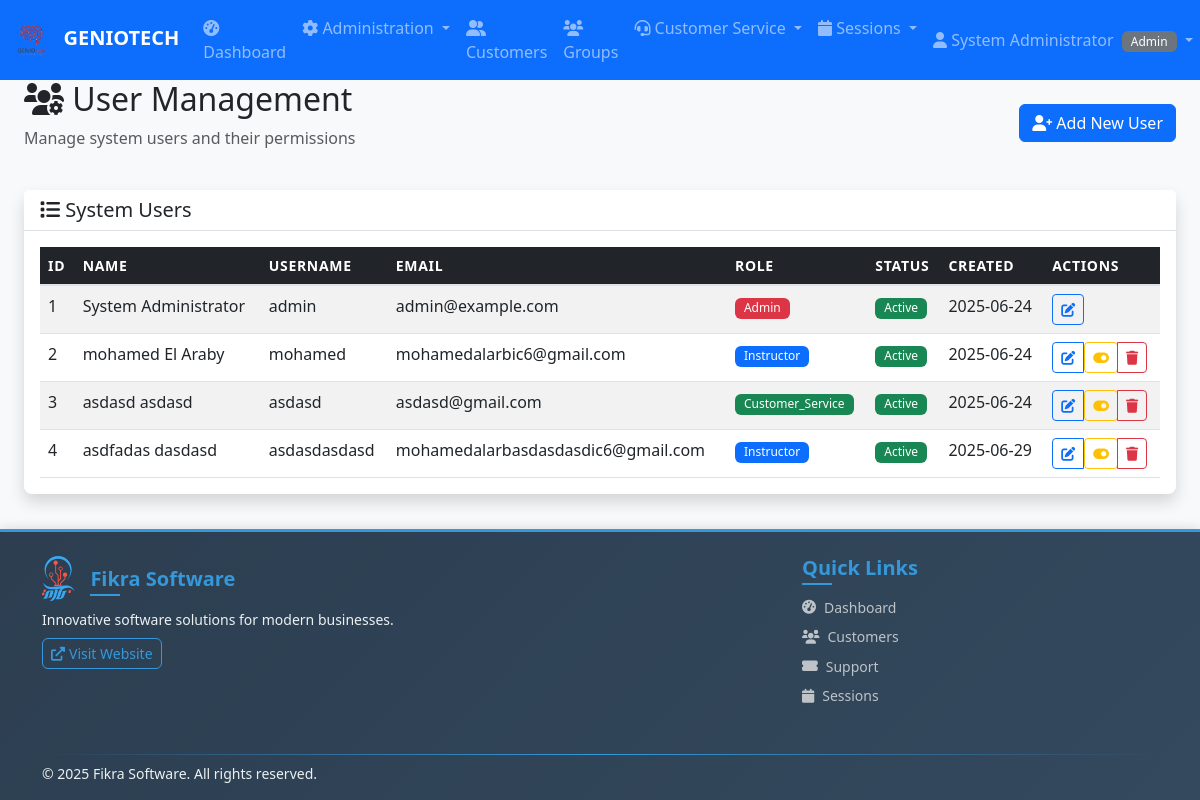
Before: /admin/users (signed in) with the older database file.
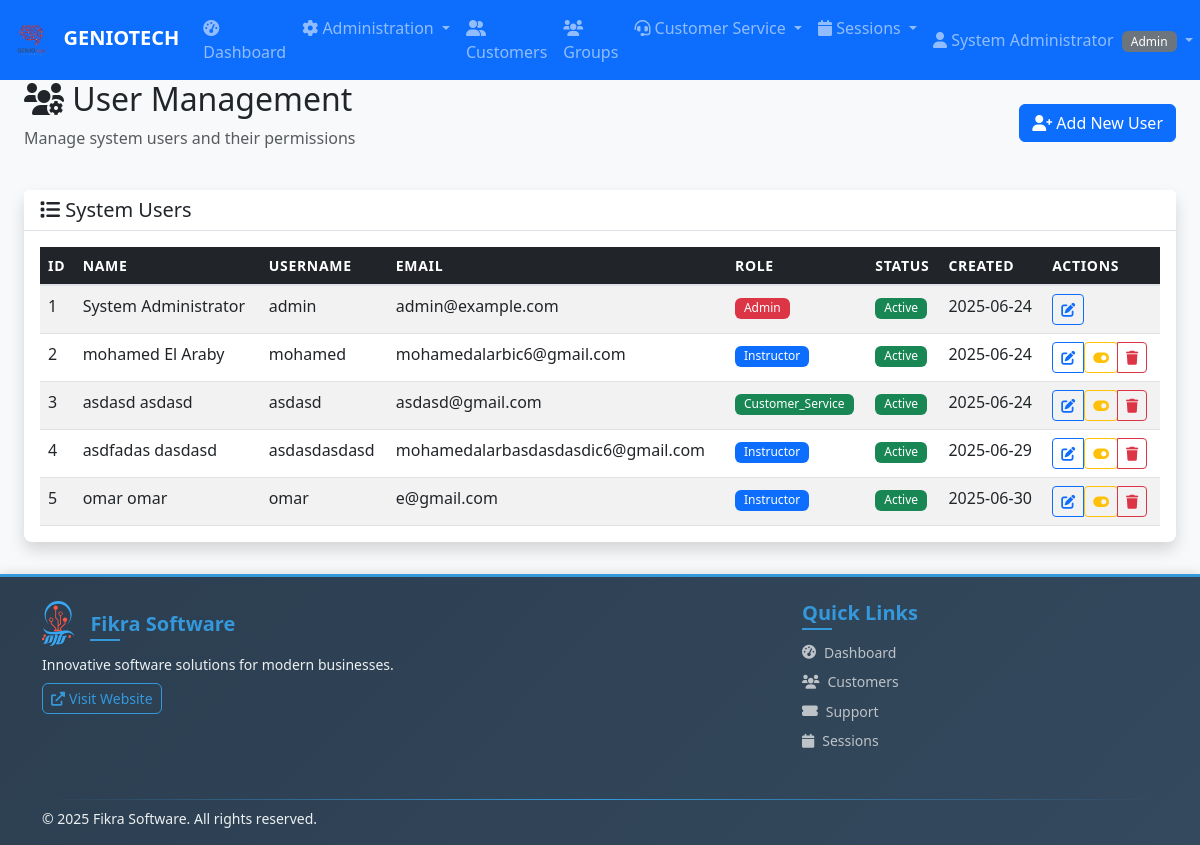
After: the same page with the newer database file.
### app.py (models this page shows)
class User(UserMixin, db.Model):
    id = db.Column(db.Integer, primary_key=True)
    username = db.Column(db.String(80), unique=True, nullable=False)
    email = db.Column(db.String(120), unique=True, nullable=False)
    password_hash = db.Column(db.String(120), nullable=False)
    role = db.Column(db.String(20), nullable=False)  # admin, instructor, customer_service
    first_name = db.Column(db.String(50), nullable=False)
    last_name = db.Column(db.String(50), nullable=False)
    created_at = db.Column(db.DateTime, default=datetime.utcnow)
    is_active = db.Column(db.Boolean, default=True)

### app.py (the view)
@app.route('/admin/users')
@admin_required
def admin_users():
    users = User.query.all()
    return render_template('admin/users.html', users=users)

### app.py (called while the page is built)
@login_manager.user_loader
def load_user(user_id):
    return User.query.get(int(user_id))

def admin_required(f):
    @wraps(f)
    def decorated_function(*args, **kwargs):
        if not current_user.is_authenticated or current_user.role != 'admin':
            flash('Admin access required.', 'error')
            return redirect(url_for('dashboard'))
        return f(*args, **kwargs)
    return decorated_function

### templates/admin/users.html (shortened to what this page needs)
{% extends "base.html" %}
{% block content %}
<div class="container-fluid">
    <div class="row">
        <div class="col-12">
            <div class="d-flex justify-content-between align-items-center mb-4">
                <div>
                    <h2><i class="fas fa-users-cog"></i> User Management</h2>
                    <p class="text-muted">Manage system users and their permissions</p>
                </div>
                <a href="{{ url_for('admin_add_user') }}" class="btn btn-primary">
                    <i class="fas fa-user-plus"></i> Add New User
                </a>
            </div>
        </div>
    </div>
    <div class="row">
        <div class="col-12">
            <div class="card shadow">
                <div class="card-header">
                    <h5 class="card-title mb-0"><i class="fas fa-list"></i> System Users</h5>
                </div>
                <div class="card-body">
                    <div class="table-responsive">
                        <table class="table table-striped table-hover">
                            <thead class="table-dark">
                                <tr>
                                    <th>ID</th>
                                    <th>Name</th>
                                    <th>Username</th>
                                    <th>Email</th>
                                    <th>Role</th>
                                    <th>Status</th>
                                    <th>Created</th>
                                    <th>Actions</th>
                                </tr>
                            </thead>
                            <tbody>
                                {% for user in users %}
                                <tr>
                                    <td>{{ user.id }}</td>
                                    <td>{{ user.first_name }} {{ user.last_name }}</td>
                                    <td>{{ user.username }}</td>
                                    <td>{{ user.email }}</td>
                                    <td>
                                        <span
                                            class="badge bg-{{ 'danger' if user.role == 'admin' else 'primary' if user.role == 'instructor' else 'success' }}">
                                            {{ user.role.title() }}
                                        </span>
                                    </td>
                                    <td>
                                        {% if user.is_active %}
                                        <span class="badge bg-success">Active</span>
                                        {% else %}
                                        <span class="badge bg-secondary">Inactive</span>
                                        {% endif %}
                                    </td>
                                    <td>{{ user.created_at.strftime('%Y-%m-%d') }}</td>
                                    <td>
                                        <div class="btn-group btn-group-sm" role="group">
                                            <a href="{{ url_for('admin_edit_user', user_id=user.id) }}"
                                                class="btn btn-outline-primary btn-sm" title="Edit User">
                                                <i class="fas fa-edit"></i>
                                            </a>
                                            {% if user.id != current_user.id %}
                                            <form method="POST"
                                                action="{{ url_for('admin_toggle_user', user_id=user.id) }}"
                                                class="d-inline">
                                                <button type="submit" class="btn btn-outline-warning btn-sm"
                                                    title="Toggle Status"
                                                    onclick="return confirm('Are you sure you want to {% if user.is_active %}deactivate{% else %}activate{% endif %} this user?')">
                                                    <i
                                                        class="fas fa-toggle-{% if user.is_active %}on{% else %}off{% endif %}"></i>
                                                </button>
                                            </form>
                                            <button type="button" class="btn btn-outline-danger btn-sm"
                                                title="Delete User" data-bs-toggle="modal"
                                                data-bs-target="#deleteModal{{ user.id }}">
                                                <i class="fas fa-trash"></i>
                                            </button>
                                            {% endif %}
                                        </div>
                                    </td>
                                </tr>
                                {% endfor %}
                            </tbody>
                        </table>
                    </div>
                </div>
            </div>
        </div>
    </div>
</div>
{% endblock %}

### templates/base.html (shortened to what this page needs)
<!DOCTYPE html>
<html lang="en">
<head>
    <link href="https://cdn.jsdelivr.net/npm/bootstrap@5.3.0/dist/css/bootstrap.min.css" rel="stylesheet">
    <link href="https://cdnjs.cloudflare.com/ajax/libs/font-awesome/6.0.0/css/all.min.css" rel="stylesheet">
    <link href="{{ url_for('static', filename='css/style.css') }}" rel="stylesheet">
</head>
<body>
    {% if current_user.is_authenticated %}
    <nav class="navbar navbar-expand-lg navbar-dark bg-primary">
        <div class="container-fluid">
            <a class="navbar-brand" href="{{ url_for('dashboard') }}">
                <img src="{{ url_for('static', filename='images/GENIOTECH.png') }}" alt="GENIO TECH" height="40"
                    class="me-2">
                GENIOTECH
            </a>
            <div class="collapse navbar-collapse" id="navbarNav">
                <ul class="navbar-nav me-auto">
                    <li class="nav-item">
                        <a class="nav-link" href="{{ url_for('dashboard') }}">
                            <i class="fas fa-tachometer-alt"></i> Dashboard
                        </a>
                    </li>
                    {% if current_user.role == 'admin' %}
                    <li class="nav-item dropdown">
                        <a class="nav-link dropdown-toggle" href="#" role="button" data-bs-toggle="dropdown">
                            <i class="fas fa-cog"></i> Administration
                        </a>
                    </li>
                    {% endif %}
                    {% if current_user.role != 'instructor' %}
                    <li class="nav-item">
                        <a class="nav-link" href="{{ url_for('customers') }}">
                            <i class="fas fa-user-friends"></i> Customers
                        </a>
                    </li>
                    {% endif %}
                    <li class="nav-item">
                        <a class="nav-link" href="{{ url_for('groups') }}">
                            <i class="fas fa-users"></i> Groups
                        </a>
                    </li>
                    {% if current_user.role in ['customer_service', 'admin'] %}
                    <li class="nav-item dropdown">
                        <a class="nav-link dropdown-toggle" href="#" role="button" data-bs-toggle="dropdown">
                            <i class="fas fa-headset"></i> Customer Service
                        </a>
                    </li>
                    {% endif %}
                    {% if current_user.role in ['instructor', 'admin'] %}
                    <li class="nav-item dropdown">
                        <a class="nav-link dropdown-toggle" href="#" role="button" data-bs-toggle="dropdown">
                            <i class="fas fa-calendar"></i> Sessions
                        </a>
                    </li>
                    {% endif %}
                </ul>
                <ul class="navbar-nav">
                    <li class="nav-item dropdown">
                        <a class="nav-link dropdown-toggle" href="#" role="button" data-bs-toggle="dropdown">
                            <i class="fas fa-user"></i> {{ current_user.first_name }} {{ current_user.last_name }}
                            <span class="badge bg-secondary ms-1">{{ current_user.role.title() }}</span>
                        </a>
                    </li>
                </ul>
            </div>
        </div>
    </nav>
    {% endif %}
    <main class="{% if current_user.is_authenticated %}container-fluid mt-4{% endif %}">
        {% block content %}{% endblock %}
    </main>
    <footer class="footer">
        <div class="container">
            <div class="row justify-content-between">
                <div class="col-lg-6 col-md-6 mb-3">
                    <div class="d-flex align-items-center mb-2">
                        <h5 class="mb-0">Fikra Software</h5>
                    </div>
                    <p class="mb-2">Innovative software solutions for modern businesses.</p>
                    <a href="https://fikra.solutions/" target="_blank" class="btn btn-outline-primary btn-sm">
                        <i class="fas fa-external-link-alt me-1"></i> Visit Website
                    </a>
                </div>
                <div class="col-lg-4 col-md-6 mb-3">
                    <h5>Quick Links</h5>
                    <ul class="list-unstyled">
                        <li class="mb-2"><a
                                href="{{ url_for('dashboard') if current_user.is_authenticated else url_for('login') }}"><i
                                    class="fas fa-tachometer-alt me-2"></i>Dashboard</a></li>
                        {% if not current_user.is_authenticated or current_user.role != 'instructor' %}
                        <li class="mb-2"><a
                                href="{{ url_for('customers') if current_user.is_authenticated else '#' }}"><i
                                    class="fas fa-users me-2"></i>Customers</a></li>
                        {% endif %}
                        <li class="mb-2"><a href="{{ url_for('tickets') if current_user.is_authenticated else '#' }}"><i
                                    class="fas fa-ticket-alt me-2"></i>Support</a></li>
                        <li class="mb-2"><a
                                href="{{ url_for('sessions') if current_user.is_authenticated else '#' }}"><i
                                    class="fas fa-calendar me-2"></i>Sessions</a></li>
                    </ul>
                </div>
            </div>
            <div class="footer-divider"></div>
            <div class="row align-items-center">
                <div class="col-md-8">
                    <p class="mb-0">© <span id="current-year"></span> Fikra Software. All rights reserved.</p>
                </div>
            </div>
        </div>
    </footer>
</body>
</html>

### static/css/style.css (style rules this page uses)
body { font-family: "Segoe UI", Tahoma, Geneva, Verdana, sans-serif; background-color: #f8f9fa; }
.navbar-brand { font-weight: bold; font-size: 1.25rem; }
.navbar-nav .nav-link { font-weight: 500; transition: color 0.2s ease; }
.card { border: none; border-radius: 0.5rem; box-shadow: 0 0.125rem 0.25rem rgba(0, 0, 0, 0.075); transition: all 0.15s ease-in-out; }
.card-header { background-color: #fff; border-bottom: 1px solid #dee2e6; font-weight: 600; }
.btn { border-radius: 0.375rem; font-weight: 500; transition: all 0.15s ease-in-out; }
.btn-group .btn { border-radius: 0.25rem; }
.table { margin-bottom: 0; }
.table thead th { border-top: none; border-bottom: 2px solid #dee2e6; font-weight: 600; text-transform: uppercase; font-size: 0.875rem; letter-spacing: 0.05em; }
.badge { font-size: 0.75em; font-weight: 500; padding: 0.375em 0.75em; }
.footer { background: linear-gradient(135deg, #2c3e50 0%, #34495e 100%); color: #ecf0f1; font-size: 0.875rem; box-shadow: 0 -2px 10px rgba(0, 0, 0, 0.1); }
.footer h5 { color: #3498db; font-weight: 600; margin-bottom: 1rem; position: relative; }
.footer h5::after { content: ""; position: absolute; bottom: -5px; left: 0; width: 30px; height: 2px; background: #3498db; }
.footer .fikra-logo { height: 45px; width: auto; transition: transform 0.3s ease, filter 0.3s ease; filter: brightness(1.1); }
.footer a { text-decoration: none; color: #bdc3c7; transition: all 0.3s ease; display: inline-flex; align-items: center; }
.footer .btn-outline-primary { border-color: #3498db; color: #3498db; transition: all 0.3s ease; }

### templates/base.html (style rules this page uses)
body { padding-top: 56px; display: flex; flex-direction: column; min-height: 100vh; }
.navbar { position: fixed; top: 0; width: 100%; z-index: 1030; }
.footer { background-color: #2c3e50; color: #ecf0f1; margin-top: auto; padding: 1.5rem 0 1rem 0; border-top: 3px solid #3498db; }
.footer h5 { color: #3498db; font-weight: 600; margin-bottom: 1rem; }
.footer a { color: #bdc3c7; text-decoration: none; transition: color 0.3s ease; }
.fikra-logo { height: 32px; width: auto; transition: transform 0.3s ease; }
main { flex: 1; padding-bottom: 2rem; }
.footer-divider { height: 1px; background: linear-gradient(to right, transparent, #3498db, transparent); margin: 1rem 0 0.5rem 0; }

Changed rows visible on the page:
added User: id "5", first_name "omar", last_name "omar", username "omar", email "e@gmail.com", role "Instructor", is_active "Active", created_at "2025-06-30"
